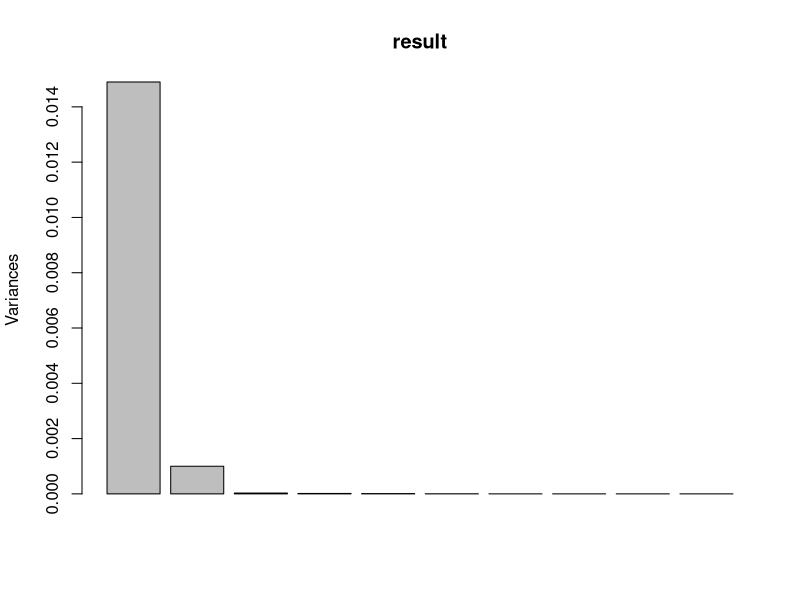
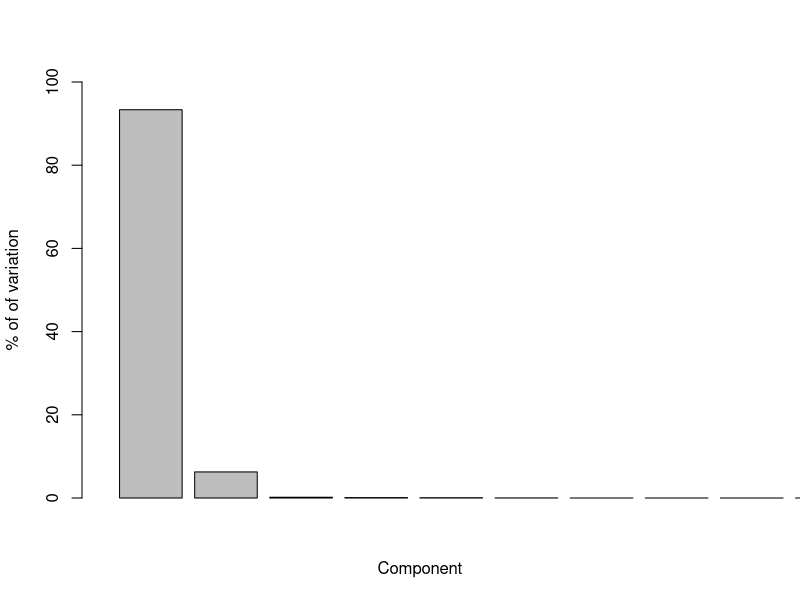
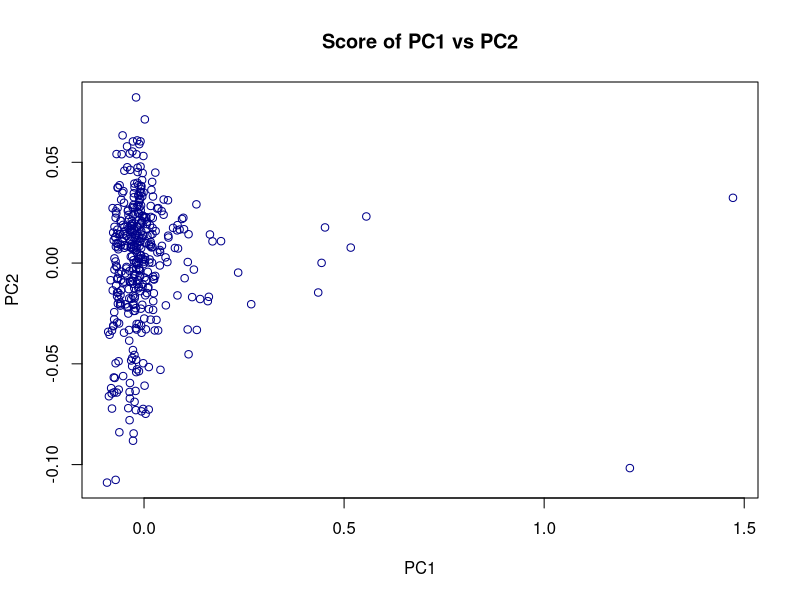

Write the R code that produced these figures, in order. (Note: this script raises an error after producing the figures.)
# Lab 2 assignment IV
# Anton Mo Eriksson
# anter491
# 2017-12-13

library(fastICA)


set.seed(12345)
# ---------------------- I ----------------------- 

setwd("/home/ame/git/tdde01/TDDE01/lab-2")

NITspectra = read.csv2("NIRSpectra.csv")

result = prcomp(NITspectra[, -ncol(NITspectra)])

lambda = result$sdev^2

sprintf("%2.3f", lambda / sum(lambda) * 100)

screeplot(result)
barplot(lambda / sum(lambda) * 100, xlab = "Component", ylab = "% of of variation",
        xlim = c(0,10), ylim = c(0,100))

plot(result$x[, 1], result$x[, 2], xlab = "PC1", ylab = "PC2",
     col = "darkblue", main = "Score of PC1 vs PC2")

# ---------------------- II ----------------------

U = loadings(result)
plot(U[, 1], main = "Trace Plote of PC1", ylab = "PC1", col = "green")
plot(U[, 2], main = "Trace Plote of PC1", ylab = "PC2", col = "red")


# ---------------------- III ---------------------
# ---------------------- a) ---------------------

ICA = fastICA::fastICA(data.frame(NITspectra[, -ncol(NITspectra)]), n.comp = 2)

w_prime = ICA$K %*% ICA$W

plot(w_prime[,1], main = "Trace plot of W'", col = "blue", ylab = "First column of W'")
plot(w_prime[,2], main = "Trace plot of W'", col = "blue", ylab = "First column of W'")


# ---------------------- III ---------------------
# ---------------------- b) ----------------------

plot(ICA$S[, 2], ICA$S[, 1], main = "Trace Plote of PC1", col = "darkblue")


# ---------------------- IV ----------------------
library(pls)

PCR = pcr(Viscosity ~., data= NITspectra, validation="CV")
summary(PCR)
validationplot(PCR, val.type="MSEP")
